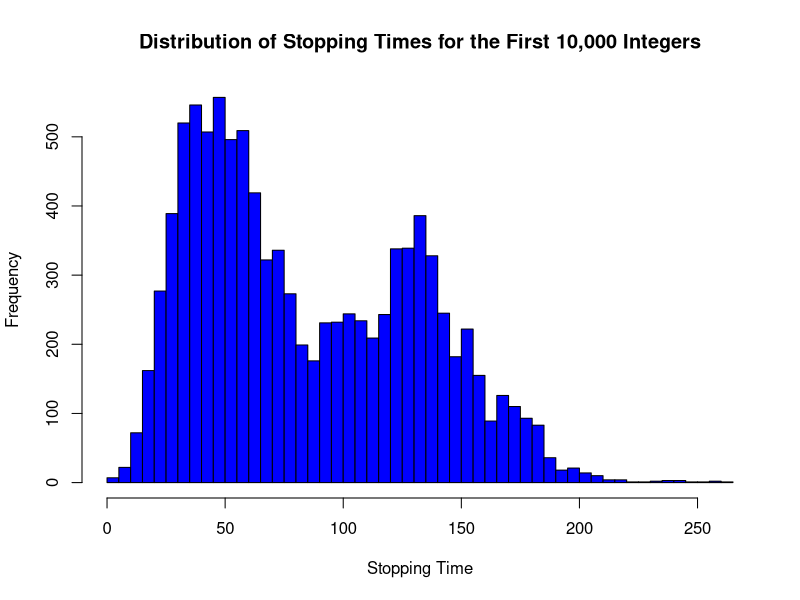

R code for this plot:
CollatzStoppingTime <- function(n) {
  stopping_time <- 0
  while (n > 1) {
    if (n %% 2 == 0) {
      n <- n / 2
    } else {
      n <- 3 * n + 1
    }
    stopping_time <- stopping_time + 1
  }
  
  return(stopping_time)
}

ComputeStoppingTimes <- function(limit = 10000) {
  stopping_times <- numeric(limit) 
  
  for (i in 1:limit) {
    stopping_times[i] <- CollatzStoppingTime(i)
  }
  
  return(stopping_times)
}

stopping_times <- ComputeStoppingTimes()


hist(stopping_times, breaks = 50, col = "blue",
     main = "Distribution of Stopping Times for the First 10,000 Integers",
     xlab = "Stopping Time", ylab = "Frequency")

# Compute stopping times for the specified numbers
CollatzStoppingTime(18)    # Stopping time for 18
CollatzStoppingTime(408)   # Stopping time for 408
CollatzStoppingTime(307)   # Stopping time for 307
CollatzStoppingTime(61)    # Stopping time for 61
CollatzStoppingTime(2633)  # Stopping time for 2633

CollatzStoppingTimeVec <- Vectorize(CollatzStoppingTime)
